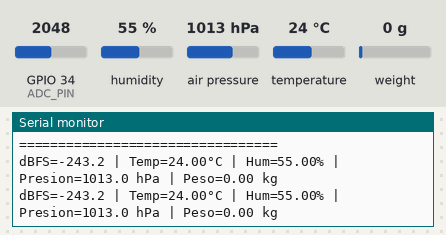
Bench run of a sketch on a simulated ESP32. Parts: the last lines printed to the serial monitor. Inputs (shaded band) come from the test bench; at power-on: humidity 55 %, weight on the scale 0 g, air pressure 1013 hPa, GPIO 34 (ADC_PIN) = 2048, temperature 24 °C (analog values on the 0–4095 scale). WiFi joins after 1.5 s; servers stay silent unless stated; not simulated (calls return 0 or success): secrets.h.

Above: at 4.9 s.
5.0 s: humidity set to 22 %
At 5.7 s:
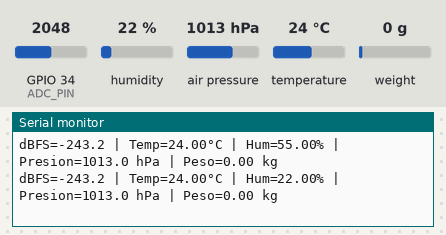
6.5 s: weight on the scale set to 100 g
At 7.4 s:
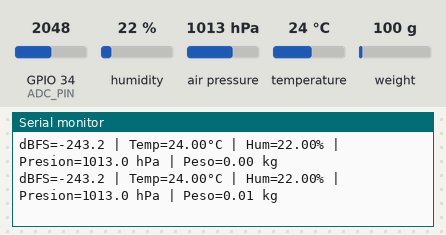
8.0 s: air pressure set to 952 hPa
At 8.8 s:
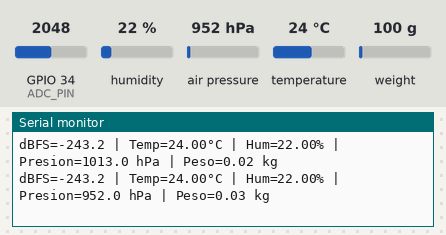
9.5 s: GPIO 34 (ADC_PIN) set to 2866
At 10.3 s:
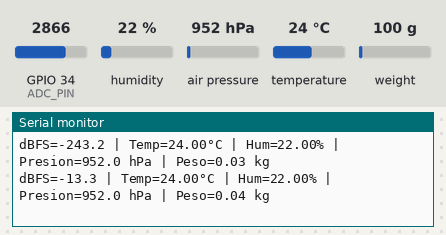
11.0 s: temperature set to 12 °C
At 11.7 s:
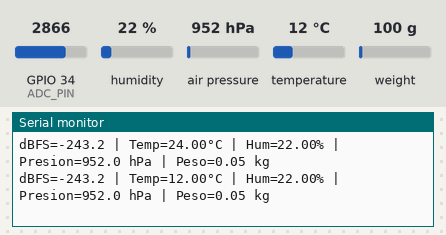
12.5 s: weight on the scale set to 1250 g
At 13.2 s:
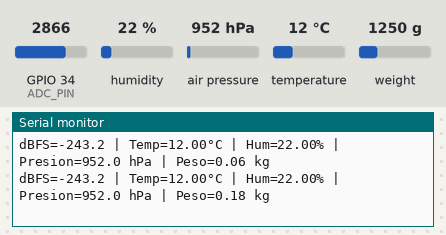
Timing chart, 0 to 15.0 s (numbered marks = the images above; inputs shaded):
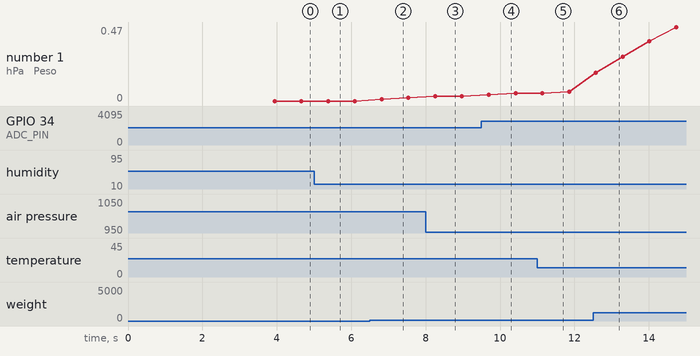

The sketch:

ESP32_AbejaNet_Completo.ino
```cpp
// ================================================================
// ESP32 - AbejaNet Sensor Client
// MAX4466 + BME280 (temp/humedad/presión) + DHT11 (respaldo) + HX711 → Backend Render
//
// ⚠ BME280: cambio SIN PROBAR en hardware (se escribió sin poder compilar ni flashear).
//   Librerías (Gestor de bibliotecas): "Adafruit BME280 Library" y "Adafruit Unified Sensor".
//   Conexión I2C: VIN→3V3, GND→GND, SDA→GPIO21, SCL→GPIO22 (dirección 0x76 u 0x77, se prueban ambas).
//   Si no encuentra el BME280 el programa sigue funcionando como antes (DHT11) y no manda presión.
// ================================================================

#include <Arduino.h>
#include <WiFi.h>
#include <HTTPClient.h>
#include <Wire.h>
#include <Adafruit_Sensor.h>
#include <Adafruit_BME280.h>
#include <DHT.h>
#include "HX711.h"

// WiFi (ssid, password) y apiKey viven en secrets.h (gitignoreado, no se sube
// al repo público). Copia secrets.h.example -> secrets.h y llena tus datos.
#include "secrets.h"

// -------- CONFIGURACIÓN BACKEND --------
const char* serverUrl = "https://abejanet-backend.onrender.com/api/lecturas";

// -------- Micrófono MAX4466 --------
const int ADC_PIN = 34;
const int NSAMPLES = 1024;
const int BAUD = 115200;

void setupADC() {
  analogReadResolution(12);
  analogSetAttenuation(ADC_11db);
  analogSetPinAttenuation(ADC_PIN, ADC_11db);
}

// -------- BME280 (I2C: SDA=21, SCL=22) --------
// Temperatura (°C), humedad (%) y presión ABSOLUTA (hPa; ≈815 en Querétaro, no 1013).
Adafruit_BME280 bme;
bool bmeDisponible = false;

// -------- DHT11 (respaldo si el BME280 no responde) --------
#define DHTPIN 15
#define DHTTYPE DHT11
DHT dht(DHTPIN, DHTTYPE);

// -------- HX711 --------
#define HX_DT 4      // Data pin
#define HX_SCK 5     // Clock pin

HX711 scale;

// Valor de calibración — AJUSTA ESTE DESPUÉS
float calibration_factor = 433935.00;

// Filtro del peso
float peso_filtrado = 0;

// -------- Variables de control --------
unsigned long lastSendTime = 0;
const unsigned long sendInterval = 60000; // Enviar cada 60 segundos (1 minuto)

// ================================================================
// SETUP
// ================================================================

void setup() {
  Serial.begin(BAUD);
  delay(200);

  Serial.println("\n\n=================================");
  Serial.println("ESP32 - AbejaNet Sensor Client");
  Serial.println("=================================\n");

  // Configurar sensores
  setupADC();
  dht.begin();

  // BME280: se prueba la dirección 0x76 y luego la 0x77
  Wire.begin();
  bmeDisponible = bme.begin(0x76) || bme.begin(0x77);

  // HX711
  scale.begin(HX_DT, HX_SCK);
  scale.set_scale(calibration_factor);
  scale.tare();

  Serial.println("✓ Sensores inicializados");
  Serial.println("  - MAX4466 (Micrófono)");
  Serial.println(bmeDisponible ? "  - BME280 (Temp/Humedad/Presión)" : "  - BME280 NO detectado: se usa solo el DHT11 y no se envía presión");
  Serial.println("  - DHT11 (Temp/Humedad, respaldo)");
  Serial.println("  - HX711 (Peso)\n");

  // Conectar a WiFi
  conectarWiFi();

  Serial.println("\n=================================");
  Serial.println("Sistema listo. Iniciando lecturas...");
  Serial.println("=================================\n");

  delay(1000);
}

// ================================================================
// LOOP
// ================================================================

void loop() {

  // ---------- Max4466 ----------
  static uint16_t raw[NSAMPLES];
  uint32_t sum = 0;

  for (int i = 0; i < NSAMPLES; i++) {
    uint16_t v = analogRead(ADC_PIN);
    raw[i] = v;
    sum += v;
  }

  float mean = sum / (float)NSAMPLES;

  float sumsq = 0.0f;
  uint16_t vmin = 4095, vmax = 0;

  for (int i = 0; i < NSAMPLES; i++) {
    uint16_t v = raw[i];
    if (v < vmin) vmin = v;
    if (v > vmax) vmax = v;
    float ac = v - mean;
    sumsq += ac * ac;
  }

  float vrms_counts = sqrtf(sumsq / (float)NSAMPLES);
  const float FS_SINE_RMS = (2047.0f / 1.4142f);
  float dbfs = 20.0f * log10f((vrms_counts + 1e-9) / FS_SINE_RMS);

  // ---------- BME280 (principal) y DHT11 (respaldo) ----------
  float t = NAN, h = NAN, presion = NAN;
  if (bmeDisponible) {
    t = bme.readTemperature();
    h = bme.readHumidity();
    presion = bme.readPressure() / 100.0F;  // Pa → hPa
    // El backend solo acepta 300–1100 hPa; fuera de ese rango es una lectura inválida
    if (!(presion >= 300.0F && presion <= 1100.0F)) presion = NAN;
  }
  // El DHT11 solo se consulta si el BME280 no dio el dato (es lento: ~250 ms)
  if (isnan(t)) t = dht.readTemperature();
  if (isnan(h)) h = dht.readHumidity();

  // ---------- HX711 Peso ----------
  float lectura_raw = scale.get_units(1);
  peso_filtrado = 0.90 * peso_filtrado + 0.10 * lectura_raw;
  float peso = peso_filtrado;

  // ---------- Output Serial ----------
  Serial.print("dBFS=");
  Serial.print(dbfs, 1);

  if (!isnan(t) && !isnan(h)) {
    Serial.print(" | Temp=");
    Serial.print(t);
    Serial.print("°C | Hum=");
    Serial.print(h);
    Serial.print("%");
  } else {
    Serial.print(" | Temp/Hum Error");
  }

  if (!isnan(presion)) {
    Serial.print(" | Presion=");
    Serial.print(presion, 1);
    Serial.print(" hPa");
  }

  Serial.print(" | Peso=");
  Serial.print(peso, 2);
  Serial.print(" kg");

  Serial.println();

  // ---------- Enviar al servidor cada 60 segundos ----------
  unsigned long currentTime = millis();
  if (currentTime - lastSendTime >= sendInterval) {
    lastSendTime = currentTime;

    // Verificar WiFi
    if (WiFi.status() != WL_CONNECTED) {
      Serial.println("\n⚠ WiFi desconectado. Intentando reconectar...");
      conectarWiFi();
    }

    if (WiFi.status() == WL_CONNECTED) {
      enviarDatos(dbfs, t, h, peso, presion);
    }
  }

  delay(500);
}

// ================================================================
// FUNCIÓN: Conectar WiFi
// ================================================================

void conectarWiFi() {
  Serial.print("Conectando a WiFi: ");
  Serial.println(ssid);

  WiFi.mode(WIFI_STA);
  WiFi.begin(ssid, password);

  int intentos = 0;
  while (WiFi.status() != WL_CONNECTED && intentos < 20) {
    delay(500);
    Serial.print(".");
    intentos++;
  }

  if (WiFi.status() == WL_CONNECTED) {
    Serial.println("\n✓ WiFi conectado");
    Serial.print("  IP: ");
    Serial.println(WiFi.localIP());
    Serial.print("  MAC: ");
    Serial.println(WiFi.macAddress());
  } else {
    Serial.println("\n✗ Error: No se pudo conectar a WiFi");
    Serial.println("  Verifica SSID y contraseña");
  }
}

// ================================================================
// FUNCIÓN: Enviar datos al backend
// ================================================================

// Número como texto JSON; un valor no disponible (NaN) viaja como null, porque "nan" no es JSON válido
String numeroJson(float valor, int decimales) {
  return isnan(valor) ? String("null") : String(valor, decimales);
}

void enviarDatos(float sonido, float temperatura, float humedad, float peso, float presion) {
  HTTPClient http;

  Serial.println("\n--- Enviando datos al servidor ---");

  // Obtener MAC address del ESP32
  String macAddress = WiFi.macAddress();

  // Construir JSON payload
  String jsonPayload = "{";
  jsonPayload += "\"macAddress\":\"" + macAddress + "\",";
  jsonPayload += "\"sonido\":" + numeroJson(sonido, 2) + ",";
  jsonPayload += "\"temperatura\":" + numeroJson(temperatura, 2) + ",";
  jsonPayload += "\"humedad\":" + numeroJson(humedad, 2) + ",";
  jsonPayload += "\"peso\":" + numeroJson(peso, 2) + ",";
  jsonPayload += "\"presion\":" + numeroJson(presion, 2) + ",";  // hPa (null si no hay BME280)
  jsonPayload += "\"lluvia\":false";  // Actualmente no tienes sensor de lluvia
  jsonPayload += "}";

  Serial.println("Payload:");
  Serial.println(jsonPayload);

  // Configurar HTTP request
  http.begin(serverUrl);
  http.addHeader("Content-Type", "application/json");
  http.addHeader("X-API-Key", apiKey);

  // Enviar POST request
  int httpResponseCode = http.POST(jsonPayload);

  // Verificar respuesta
  if (httpResponseCode > 0) {
    String response = http.getString();
    Serial.print("✓ Código HTTP: ");
    Serial.println(httpResponseCode);
    Serial.print("  Respuesta: ");
    Serial.println(response);

    if (httpResponseCode == 201) {
      Serial.println("✓ Datos enviados exitosamente");
    }
  } else {
    Serial.print("✗ Error en la petición HTTP: ");
    Serial.println(http.errorToString(httpResponseCode).c_str());
  }

  http.end();
  Serial.println("----------------------------------\n");
}

// ================================================================
// FIN DEL CÓDIGO
// ================================================================
```

Measured:
- after the input at 5.0 s, the serial monitor: prints a new line after 0.38 s (image 1)
- after the input at 6.5 s, the serial monitor: prints a new line after 0.32 s (image 2)
- after the input at 8.0 s, the serial monitor: prints a new line after 0.26 s (image 3)
- after the input at 9.5 s, the serial monitor: prints a new line after 0.20 s (image 4)
- after the input at 11.0 s, the serial monitor: prints a new line after 0.14 s (image 5)
- after the input at 12.5 s, the serial monitor: prints a new line after 0.07 s (image 6)
- plotted number 1: 0 → 0.02 after the input at 6.5 s, 0.06 → 0.47 after the input at 12.5 s
